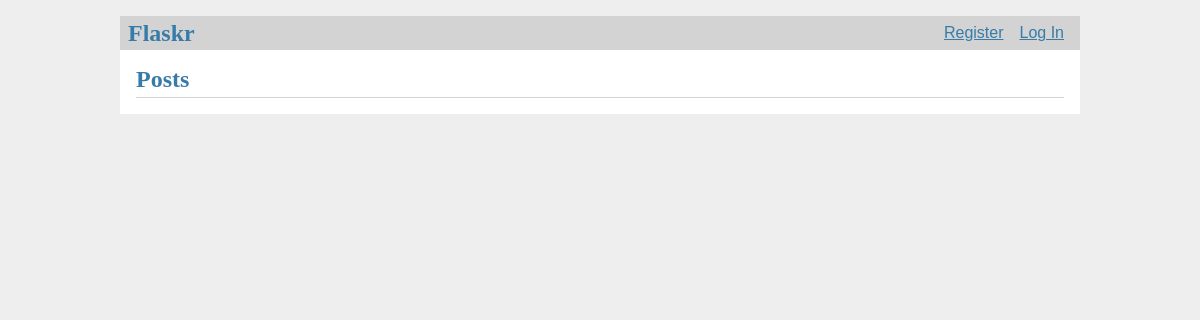
/blog/, run on an earlier commit of the app's database.
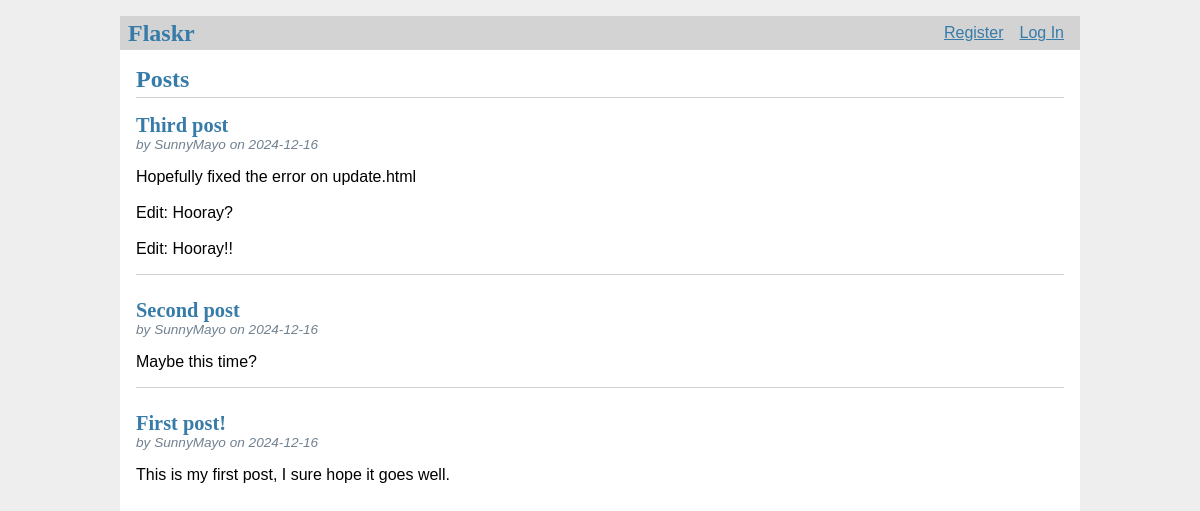
And on a later commit of the database.
### tables this page shows
CREATE TABLE post (
    id INTEGER PRIMARY KEY AUTOINCREMENT,
    author_id INTEGER NOT NULL,
    created TIMESTAMP NOT NULL DEFAULT CURRENT_TIMESTAMP,
    title TEXT NOT NULL,
    body TEXT NOT NULL,
    FOREIGN KEY (author_id) REFERENCES user (id)
);

CREATE TABLE user (
    id INTEGER PRIMARY KEY AUTOINCREMENT,
    username TEXT UNIQUE NOT NULL,
    password TEXT NOT NULL
);

### flaskr/blog.py (the view)
@bp.route('/')
def index():
    db = get_db()
    posts = db.execute(
        'SELECT p.id, title, body, created, author_id, username'
        ' FROM post p JOIN user u ON p.author_id = u.id'
        ' ORDER BY created DESC'
    ).fetchall()
    return render_template('blog/index.html', posts=posts)

### flaskr/auth.py (called while the page is built)
@bp.before_app_request
def load_logged_in_user():
    user_id = session.get('user_id')
    if user_id is None:
        g.user = None
    else:
        g.user = get_db().execute(
            'SELECT * FROM user WHERE id = ?', (user_id,)
        ).fetchone()

### flaskr/db.py (called while the page is built)
def get_db():
    if 'db' not in g:
        g.db = sqlite3.connect(
            current_app.config['DATABASE'],
            detect_types=sqlite3.PARSE_DECLTYPES
        )
        g.db.row_factory = sqlite3.Row
    return g.db

### flaskr/templates/blog/index.html (shortened to what this page needs)
{% extends 'layout.html' %}
{% block header %}
  <h1>{% block title %}Posts{% endblock %}</h1>
{% endblock %}
{% block content %}
    {% for post in posts %}
        <article class="post">
            <header>
                <div>
                    <h1>{{ post['title'] }}</h1>
                    <div class="about">by {{ post['username'] }} on {{ post['created'].strftime('%Y-%m-%d') }}</div>
                </div>
            </header>
            <p class="body">{{ post['body'] }}</p>
        </article>
        {% if not loop.last %}
            <hr>
        {% endif %}
    {% endfor %}
{% endblock %}

### flaskr/templates/layout.html (shortened to what this page needs)
<!DOCTYPE html>
<html lang="en">
    <head>
        <link rel="stylesheet" href="{{ url_for('static', filename='style.css') }}">
    </head>
    <body>
        <nav>
            <h1>Flaskr</h1>
            <ul>
                {% if g.user %}
                <li><span>{{ g.user['username'] }}</span></li>
                <li><a href="{{ url_for('auth.logout') }}">Logout</a></li>
                {% else %}
                <li><a href="{{ url_for('auth.register') }}">Register</a></li>
                <li><a href="{{ url_for('auth.login') }}">Log In</a></li>
                {% endif %}
            </ul>
        </nav>
        <section class="content">
            <header>
                {% block header %}{% endblock %}
            </header>
            {% block content %}{% endblock %}
        </section>
    </body>
</html>

### flaskr/static/style.css (style rules this page uses)
html { font-family: sans-serif; background: #eee; padding: 1rem; }
body { max-width: 960px; margin: 0 auto; background: white; }
h1 { font-family: serif; color: #377ba8; margin: 1rem 0; }
a { color: #377ba8; }
hr { border: none; border-top: 1px solid lightgray; }
nav { background: lightgray; display: flex; align-items: center; padding: 0 0.5rem; }
nav h1 { flex: auto; margin: 0; }
nav ul { display: flex; list-style: none; margin: 0; padding: 0; }
nav ul li a, nav ul li span, header .action { display: block; padding: 0.5rem; }
.content { padding: 0 1rem 1rem; }
.content > header { border-bottom: 1px solid lightgray; display: flex; align-items: flex-end; }
.content > header h1 { flex: auto; margin: 1rem 0 0.25rem 0; }
.post > header { display: flex; align-items: flex-end; font-size: 0.85em; }
.post > header > div:first-of-type { flex: auto; }
.post > header h1 { font-size: 1.5em; margin-bottom: 0; }
.post .about { color: slategray; font-style: italic; }
.post .body { white-space: pre-line; }
.content:last-child { margin-bottom: 0; }

What changed in the data, as far as the page shows it:
added post: title "Third post", username "SunnyMayo", created "2024-12-16", body "Hopefully fixed the error on update.html Edit: Hooray? Edit: Hooray!!"
added post: title "Second post", username "SunnyMayo", created "2024-12-16", body "Maybe this time?"
added post: title "First post!", username "SunnyMayo", created "2024-12-16", body "This is my first post, I sure hope it goes well."
